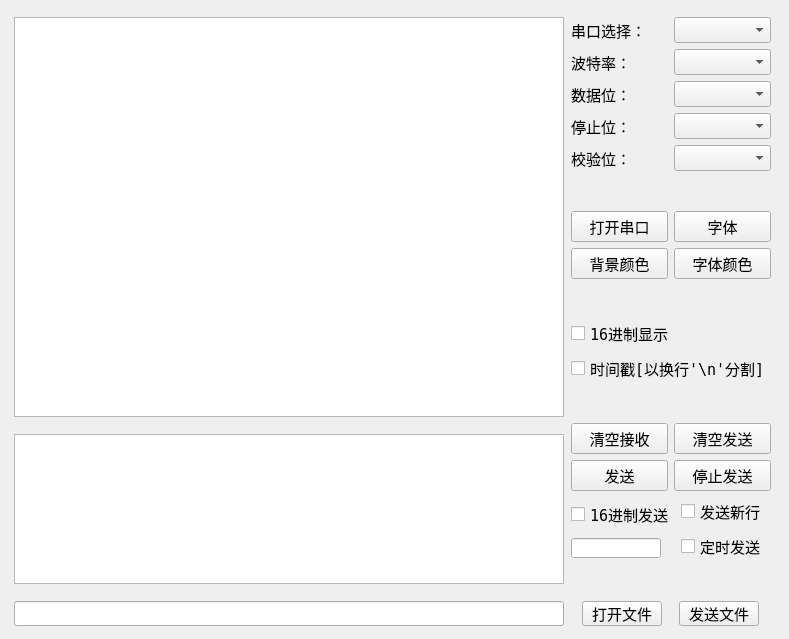
<?xml version="1.0" encoding="UTF-8"?>
<ui version="4.0">
 <class>MainWidget</class>
 <widget class="QWidget" name="MainWidget">
  <property name="geometry">
   <rect>
    <x>0</x>
    <y>0</y>
    <width>789</width>
    <height>639</height>
   </rect>
  </property>
  <property name="sizePolicy">
   <sizepolicy hsizetype="Minimum" vsizetype="Minimum">
    <horstretch>0</horstretch>
    <verstretch>0</verstretch>
   </sizepolicy>
  </property>
  <property name="font">
   <font>
    <family>DejaVu Sans Mono</family>
    <pointsize>11</pointsize>
   </font>
  </property>
  <property name="contextMenuPolicy">
   <enum>Qt::NoContextMenu</enum>
  </property>
  <property name="windowTitle">
   <string>SerialPortDebugger</string>
  </property>
  <widget class="QWidget" name="">
   <property name="geometry">
    <rect>
     <x>13</x>
     <y>17</y>
     <width>761</width>
     <height>609</height>
    </rect>
   </property>
   <layout class="QHBoxLayout" name="horizontalLayout_3">
    <item>
     <layout class="QVBoxLayout" name="verticalLayout_5">
      <item>
       <widget class="QTextBrowser" name="recvTextBrowser">
        <property name="minimumSize">
         <size>
          <width>550</width>
          <height>400</height>
         </size>
        </property>
        <property name="maximumSize">
         <size>
          <width>550</width>
          <height>400</height>
         </size>
        </property>
       </widget>
      </item>
      <item>
       <spacer name="verticalSpacer_6">
        <property name="orientation">
         <enum>Qt::Vertical</enum>
        </property>
        <property name="sizeHint" stdset="0">
         <size>
          <width>20</width>
          <height>3</height>
         </size>
        </property>
       </spacer>
      </item>
      <item>
       <widget class="QTextEdit" name="sendTextEdit">
        <property name="minimumSize">
         <size>
          <width>550</width>
          <height>150</height>
         </size>
        </property>
        <property name="maximumSize">
         <size>
          <width>550</width>
          <height>150</height>
         </size>
        </property>
       </widget>
      </item>
      <item>
       <spacer name="verticalSpacer_5">
        <property name="orientation">
         <enum>Qt::Vertical</enum>
        </property>
        <property name="sizeHint" stdset="0">
         <size>
          <width>20</width>
          <height>3</height>
         </size>
        </property>
       </spacer>
      </item>
      <item>
       <widget class="QLineEdit" name="sendFilePath">
        <property name="minimumSize">
         <size>
          <width>550</width>
          <height>25</height>
         </size>
        </property>
        <property name="maximumSize">
         <size>
          <width>550</width>
          <height>25</height>
         </size>
        </property>
        <property name="font">
         <font>
          <family>DejaVu Sans Mono</family>
          <pointsize>9</pointsize>
         </font>
        </property>
       </widget>
      </item>
     </layout>
    </item>
    <item>
     <layout class="QVBoxLayout" name="verticalLayout_3">
      <item>
       <layout class="QGridLayout" name="gridLayout">
        <item row="0" column="0">
         <widget class="QLabel" name="label">
          <property name="font">
           <font>
            <family>DejaVu Sans Mono</family>
            <pointsize>11</pointsize>
           </font>
          </property>
          <property name="text">
           <string>串口选择：</string>
          </property>
         </widget>
        </item>
        <item row="1" column="0">
         <widget class="QLabel" name="label_2">
          <property name="font">
           <font>
            <family>DejaVu Sans Mono</family>
            <pointsize>11</pointsize>
           </font>
          </property>
          <property name="text">
           <string>波特率：</string>
          </property>
         </widget>
        </item>
        <item row="2" column="0">
         <widget class="QLabel" name="label_3">
          <property name="font">
           <font>
            <family>DejaVu Sans Mono</family>
            <pointsize>11</pointsize>
           </font>
          </property>
          <property name="text">
           <string>数据位：</string>
          </property>
         </widget>
        </item>
        <item row="0" column="1">
         <widget class="QComboBox" name="serialPortSel">
          <property name="font">
           <font>
            <family>DejaVu Sans Mono</family>
            <pointsize>11</pointsize>
           </font>
          </property>
         </widget>
        </item>
        <item row="2" column="1">
         <widget class="QComboBox" name="dataBitSel">
          <property name="font">
           <font>
            <family>DejaVu Sans Mono</family>
            <pointsize>11</pointsize>
           </font>
          </property>
         </widget>
        </item>
        <item row="3" column="0">
         <widget class="QLabel" name="label_4">
          <property name="font">
           <font>
            <family>DejaVu Sans Mono</family>
            <pointsize>11</pointsize>
           </font>
          </property>
          <property name="text">
           <string>停止位：</string>
          </property>
         </widget>
        </item>
        <item row="1" column="1">
         <widget class="QComboBox" name="baudRateSel">
          <property name="font">
           <font>
            <family>DejaVu Sans Mono</family>
            <pointsize>11</pointsize>
           </font>
          </property>
         </widget>
        </item>
        <item row="4" column="0">
         <widget class="QLabel" name="label_5">
          <property name="font">
           <font>
            <family>DejaVu Sans Mono</family>
            <pointsize>11</pointsize>
           </font>
          </property>
          <property name="text">
           <string>校验位：</string>
          </property>
         </widget>
        </item>
        <item row="3" column="1">
         <widget class="QComboBox" name="stopBitSel">
          <property name="font">
           <font>
            <family>DejaVu Sans Mono</family>
            <pointsize>11</pointsize>
           </font>
          </property>
         </widget>
        </item>
        <item row="4" column="1">
         <widget class="QComboBox" name="checkBitSel">
          <property name="font">
           <font>
            <family>DejaVu Sans Mono</family>
            <pointsize>11</pointsize>
           </font>
          </property>
         </widget>
        </item>
       </layout>
      </item>
      <item>
       <spacer name="verticalSpacer">
        <property name="orientation">
         <enum>Qt::Vertical</enum>
        </property>
        <property name="sizeHint" stdset="0">
         <size>
          <width>196</width>
          <height>13</height>
         </size>
        </property>
       </spacer>
      </item>
      <item>
       <layout class="QGridLayout" name="gridLayout_4">
        <item row="0" column="1">
         <widget class="QPushButton" name="fontBtn">
          <property name="text">
           <string>字体</string>
          </property>
         </widget>
        </item>
        <item row="1" column="0">
         <widget class="QPushButton" name="backGrndBtn">
          <property name="text">
           <string>背景颜色</string>
          </property>
         </widget>
        </item>
        <item row="1" column="1">
         <widget class="QPushButton" name="fontColorBtn">
          <property name="text">
           <string>字体颜色</string>
          </property>
         </widget>
        </item>
        <item row="0" column="0">
         <widget class="QPushButton" name="openSerialPortBtn">
          <property name="text">
           <string>打开串口</string>
          </property>
         </widget>
        </item>
       </layout>
      </item>
      <item>
       <spacer name="verticalSpacer_2">
        <property name="orientation">
         <enum>Qt::Vertical</enum>
        </property>
        <property name="sizeHint" stdset="0">
         <size>
          <width>196</width>
          <height>13</height>
         </size>
        </property>
       </spacer>
      </item>
      <item>
       <layout class="QGridLayout" name="gridLayout_2">
        <item row="0" column="0">
         <widget class="QCheckBox" name="hexDisplay">
          <property name="font">
           <font>
            <family>DejaVu Sans Mono</family>
            <pointsize>11</pointsize>
           </font>
          </property>
          <property name="text">
           <string>16进制显示</string>
          </property>
         </widget>
        </item>
        <item row="1" column="0">
         <widget class="QCheckBox" name="timeStamp">
          <property name="font">
           <font>
            <family>DejaVu Sans Mono</family>
            <pointsize>11</pointsize>
           </font>
          </property>
          <property name="text">
           <string>时间戳[以换行'\n'分割]</string>
          </property>
         </widget>
        </item>
       </layout>
      </item>
      <item>
       <spacer name="verticalSpacer_3">
        <property name="orientation">
         <enum>Qt::Vertical</enum>
        </property>
        <property name="sizeHint" stdset="0">
         <size>
          <width>196</width>
          <height>28</height>
         </size>
        </property>
       </spacer>
      </item>
      <item>
       <layout class="QGridLayout" name="gridLayout_3">
        <item row="1" column="0">
         <widget class="QPushButton" name="sendBtn">
          <property name="text">
           <string>发送</string>
          </property>
         </widget>
        </item>
        <item row="1" column="1">
         <widget class="QPushButton" name="stopSendBtn">
          <property name="text">
           <string>停止发送</string>
          </property>
         </widget>
        </item>
        <item row="0" column="1">
         <widget class="QPushButton" name="cleanSendArea">
          <property name="text">
           <string>清空发送</string>
          </property>
         </widget>
        </item>
        <item row="0" column="0">
         <widget class="QPushButton" name="cleanDisplayArea">
          <property name="text">
           <string>清空接收</string>
          </property>
         </widget>
        </item>
       </layout>
      </item>
      <item>
       <layout class="QHBoxLayout" name="horizontalLayout">
        <item>
         <layout class="QVBoxLayout" name="verticalLayout">
          <item>
           <widget class="QCheckBox" name="hexSend">
            <property name="font">
             <font>
              <family>DejaVu Sans Mono</family>
              <pointsize>11</pointsize>
             </font>
            </property>
            <property name="text">
             <string>16进制发送</string>
            </property>
           </widget>
          </item>
          <item>
           <widget class="QLineEdit" name="sendInterval">
            <property name="sizePolicy">
             <sizepolicy hsizetype="Fixed" vsizetype="Fixed">
              <horstretch>0</horstretch>
              <verstretch>0</verstretch>
             </sizepolicy>
            </property>
            <property name="minimumSize">
             <size>
              <width>90</width>
              <height>20</height>
             </size>
            </property>
            <property name="maximumSize">
             <size>
              <width>90</width>
              <height>20</height>
             </size>
            </property>
            <property name="font">
             <font>
              <family>DejaVu Sans Mono</family>
              <pointsize>11</pointsize>
             </font>
            </property>
           </widget>
          </item>
         </layout>
        </item>
        <item>
         <layout class="QVBoxLayout" name="verticalLayout_2">
          <item>
           <widget class="QCheckBox" name="sendNewLine">
            <property name="font">
             <font>
              <family>DejaVu Sans Mono</family>
              <pointsize>11</pointsize>
             </font>
            </property>
            <property name="text">
             <string>发送新行</string>
            </property>
           </widget>
          </item>
          <item>
           <widget class="QCheckBox" name="schedSend">
            <property name="font">
             <font>
              <family>DejaVu Sans Mono</family>
              <pointsize>11</pointsize>
             </font>
            </property>
            <property name="text">
             <string>定时发送</string>
            </property>
           </widget>
          </item>
         </layout>
        </item>
       </layout>
      </item>
      <item>
       <spacer name="verticalSpacer_4">
        <property name="orientation">
         <enum>Qt::Vertical</enum>
        </property>
        <property name="sizeHint" stdset="0">
         <size>
          <width>20</width>
          <height>28</height>
         </size>
        </property>
       </spacer>
      </item>
      <item>
       <layout class="QHBoxLayout" name="horizontalLayout_2">
        <item>
         <widget class="QToolButton" name="openFileBtn">
          <property name="minimumSize">
           <size>
            <width>80</width>
            <height>25</height>
           </size>
          </property>
          <property name="maximumSize">
           <size>
            <width>80</width>
            <height>25</height>
           </size>
          </property>
          <property name="font">
           <font>
            <family>DejaVu Sans Mono</family>
            <pointsize>11</pointsize>
           </font>
          </property>
          <property name="text">
           <string>打开文件</string>
          </property>
         </widget>
        </item>
        <item>
         <widget class="QPushButton" name="sendFileBtn">
          <property name="minimumSize">
           <size>
            <width>80</width>
            <height>25</height>
           </size>
          </property>
          <property name="maximumSize">
           <size>
            <width>80</width>
            <height>25</height>
           </size>
          </property>
          <property name="text">
           <string>发送文件</string>
          </property>
         </widget>
        </item>
       </layout>
      </item>
     </layout>
    </item>
   </layout>
  </widget>
 </widget>
 <resources/>
 <connections/>
</ui>
